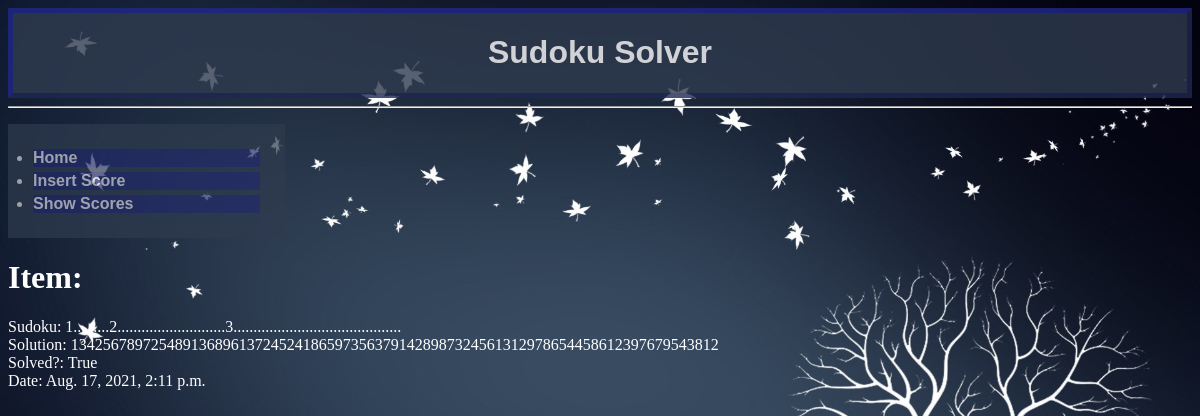
Screenshot of /scores/19/ with the database file from the repository.
### scores/models.py (models this page shows, shortened)
class Score(models.Model): # inherit from Django's Model class
    sudoku     = models.CharField(max_length=81) # initial sudoku as string
    solution   = models.CharField(max_length=81) # solved (or attempted) sudoku as string
    solved     = models.BooleanField(default=False,blank=True)
    run_date   = models.DateTimeField(null=True,default=datetime.datetime.now())

### scores/views.py (the view)
# urls.py: path('<int:i_id>/', ScoreDetailView.as_view(), name='score-detail'),
class ScoreDetailView(DetailView):
    template_name = 'score/detail.html'
    def get(self, request, *args, **kwargs):
        try:
            obj = Score.objects.get(id=kwargs['i_id'])
        except Score.DoesNotExist:
            raise Http404
        return render(request, self.template_name, {'obj':obj})

### templates/score/detail.html
{% extends 'base.html' %}
{% block content %}
<h1 style="color: white">Item:<br/></h1>
<p style="color: white">
    Sudoku: {{ obj.sudoku }}<br/>
    Solution: {{ obj.solution }}<br/>
    Solved?: {{ obj.solved }}<br/>
    Date: {{ obj.run_date }}<br/>
</p>
{% endblock %}

### rows the page displays
Score: sudoku "1.........2...........................3..........................................", solution "134256789725489136896137245241865973563791428987324561312978654458612397679543812", solved "True", run_date "Aug. 17, 2021, 2:11 p.m."
